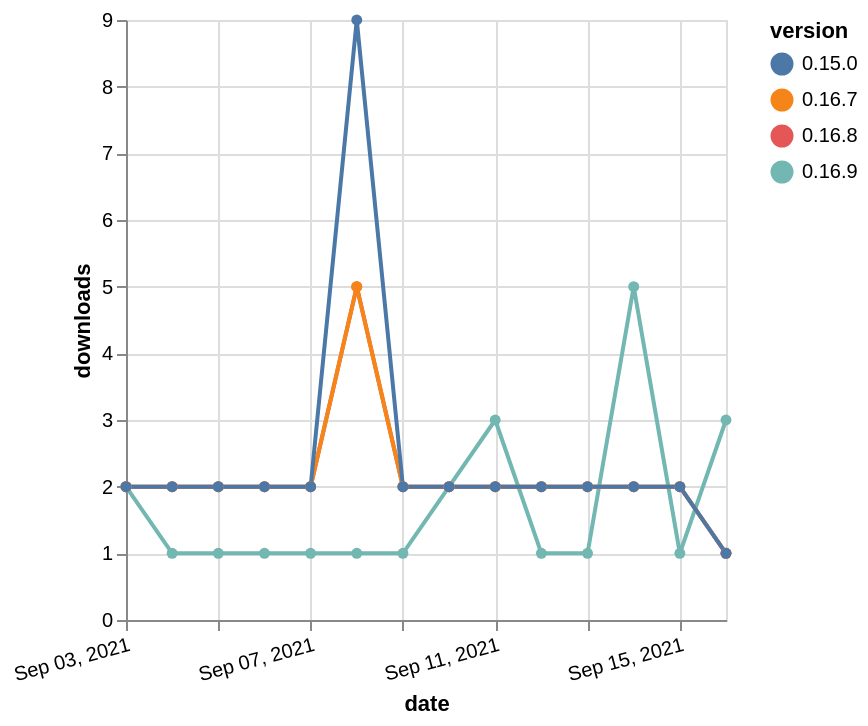

Source (Vega-Lite JSON):
### Vega-Lite specification from a JSON file in a GitHub repository (floating-point values rounded to 4 significant figures)
{"$schema": "https://vega.github.io/schema/vega-lite/v5.json", "description": "A simple bar chart with embedded data.", "data": {"values": [{"date": "2021-09-03", "total": 236, "delta": 2, "version": "0.16.9"}, {"date": "2021-09-04", "total": 237, "delta": 1, "version": "0.16.9"}, {"date": "2021-09-05", "total": 238, "delta": 1, "version": "0.16.9"}, {"date": "2021-09-06", "total": 239, "delta": 1, "version": "0.16.9"}, {"date": "2021-09-07", "total": 240, "delta": 1, "version": "0.16.9"}, {"date": "2021-09-08", "total": 241, "delta": 1, "version": "0.16.9"}, {"date": "2021-09-09", "total": 242, "delta": 1, "version": "0.16.9"}, {"date": "2021-09-10", "total": 244, "delta": 2, "version": "0.16.9"}, {"date": "2021-09-11", "total": 247, "delta": 3, "version": "0.16.9"}, {"date": "2021-09-12", "total": 248, "delta": 1, "version": "0.16.9"}, {"date": "2021-09-13", "total": 249, "delta": 1, "version": "0.16.9"}, {"date": "2021-09-14", "total": 254, "delta": 5, "version": "0.16.9"}, {"date": "2021-09-15", "total": 255, "delta": 1, "version": "0.16.9"}, {"date": "2021-09-16", "total": 258, "delta": 3, "version": "0.16.9"}, {"date": "2021-09-03", "total": 2308, "delta": 2, "version": "0.16.8"}, {"date": "2021-09-04", "total": 2310, "delta": 2, "version": "0.16.8"}, {"date": "2021-09-05", "total": 2312, "delta": 2, "version": "0.16.8"}, {"date": "2021-09-06", "total": 2314, "delta": 2, "version": "0.16.8"}, {"date": "2021-09-07", "total": 2316, "delta": 2, "version": "0.16.8"}, {"date": "2021-09-08", "total": 2321, "delta": 5, "version": "0.16.8"}, {"date": "2021-09-09", "total": 2323, "delta": 2, "version": "0.16.8"}, {"date": "2021-09-10", "total": 2325, "delta": 2, "version": "0.16.8"}, {"date": "2021-09-11", "total": 2327, "delta": 2, "version": "0.16.8"}, {"date": "2021-09-12", "total": 2329, "delta": 2, "version": "0.16.8"}, {"date": "2021-09-13", "total": 2331, "delta": 2, "version": "0.16.8"}, {"date": "2021-09-14", "total": 2333, "delta": 2, "version": "0.16.8"}, {"date": "2021-09-15", "total": 2335, "delta": 2, "version": "0.16.8"}, {"date": "2021-09-16", "total": 2336, "delta": 1, "version": "0.16.8"}, {"date": "2021-09-03", "total": 2453, "delta": 2, "version": "0.16.7"}, {"date": "2021-09-04", "total": 2455, "delta": 2, "version": "0.16.7"}, {"date": "2021-09-05", "total": 2457, "delta": 2, "version": "0.16.7"}, {"date": "2021-09-06", "total": 2459, "delta": 2, "version": "0.16.7"}, {"date": "2021-09-07", "total": 2461, "delta": 2, "version": "0.16.7"}, {"date": "2021-09-08", "total": 2466, "delta": 5, "version": "0.16.7"}, {"date": "2021-09-09", "total": 2468, "delta": 2, "version": "0.16.7"}, {"date": "2021-09-10", "total": 2470, "delta": 2, "version": "0.16.7"}, {"date": "2021-09-11", "total": 2472, "delta": 2, "version": "0.16.7"}, {"date": "2021-09-12", "total": 2474, "delta": 2, "version": "0.16.7"}, {"date": "2021-09-13", "total": 2476, "delta": 2, "version": "0.16.7"}, {"date": "2021-09-14", "total": 2478, "delta": 2, "version": "0.16.7"}, {"date": "2021-09-15", "total": 2480, "delta": 2, "version": "0.16.7"}, {"date": "2021-09-16", "total": 2481, "delta": 1, "version": "0.16.7"}, {"date": "2021-09-03", "total": 4048, "delta": 2, "version": "0.15.0"}, {"date": "2021-09-04", "total": 4050, "delta": 2, "version": "0.15.0"}, {"date": "2021-09-05", "total": 4052, "delta": 2, "version": "0.15.0"}, {"date": "2021-09-06", "total": 4054, "delta": 2, "version": "0.15.0"}, {"date": "2021-09-07", "total": 4056, "delta": 2, "version": "0.15.0"}, {"date": "2021-09-08", "total": 4065, "delta": 9, "version": "0.15.0"}, {"date": "2021-09-09", "total": 4067, "delta": 2, "version": "0.15.0"}, {"date": "2021-09-10", "total": 4069, "delta": 2, "version": "0.15.0"}, {"date": "2021-09-11", "total": 4071, "delta": 2, "version": "0.15.0"}, {"date": "2021-09-12", "total": 4073, "delta": 2, "version": "0.15.0"}, {"date": "2021-09-13", "total": 4075, "delta": 2, "version": "0.15.0"}, {"date": "2021-09-14", "total": 4077, "delta": 2, "version": "0.15.0"}, {"date": "2021-09-15", "total": 4079, "delta": 2, "version": "0.15.0"}, {"date": "2021-09-16", "total": 4080, "delta": 1, "version": "0.15.0"}]}, "width": "container", "mark": {"type": "line", "point": {"filled": true}}, "encoding": {"x": {"field": "date", "type": "temporal", "timeUnit": "yearmonthdate", "title": "date", "axis": {"labelAngle": -15}}, "y": {"field": "delta", "type": "quantitative", "title": "downloads"}, "color": {"field": "version", "type": "nominal"}, "tooltip": {"field": "delta"}}}
